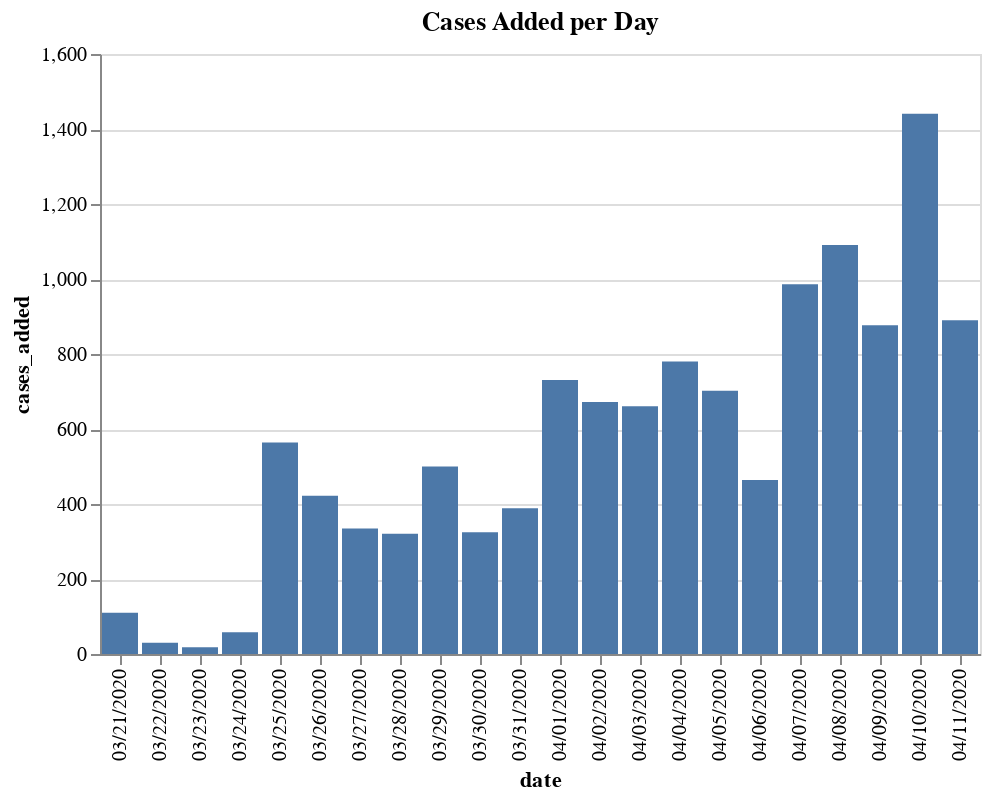

Write notebook code for a chart like this one.
### Code cell
deltas = []
prevdate = min_date
currdate = prevdate + dt.timedelta(days=1)
while currdate <= max_date:
    currdate_text = datestamp(currdate)
    prevdate_text = datestamp(prevdate)
    
    currdate_total = df_num_cases.loc[df_num_cases["date"] == currdate_text]["num_cases"].astype('int32').sum()
    prevdate_total = df_num_cases.loc[df_num_cases["date"] == prevdate_text]["num_cases"].astype('int32').sum()
    
    deltas.append({
        "date": currdate_text,
        "cases_added": currdate_total - prevdate_total
    })
    
    prevdate = currdate
    currdate = prevdate + dt.timedelta(days=1)

df_deltas = pd.DataFrame(deltas)
display(df_deltas)

import altair as alt
alt.Chart(df_deltas, title="Cases Added per Day").mark_bar().encode(
    x=alt.X('date', bin=False),
    y='cases_added'
)

### Figure 1 — Vega-Lite specification as saved in the notebook (floating-point values rounded to 4 significant figures)
{"config": {"view": {"continuousWidth": 400, "continuousHeight": 300}}, "data": {"name": "data-8389f13c02cb40a8e919bb320f3426a4"}, "mark": "bar", "encoding": {"x": {"type": "nominal", "bin": false, "field": "date"}, "y": {"type": "quantitative", "field": "cases_added"}}, "title": "Cases Added per Day", "$schema": "https://vega.github.io/schema/vega-lite/v4.0.2.json", "datasets": {"data-8389f13c02cb40a8e919bb320f3426a4": [{"date": "03/21/2020", "cases_added": 110}, {"date": "03/22/2020", "cases_added": 30}, {"date": "03/23/2020", "cases_added": 18}, {"date": "03/24/2020", "cases_added": 58}, {"date": "03/25/2020", "cases_added": 564}, {"date": "03/26/2020", "cases_added": 422}, {"date": "03/27/2020", "cases_added": 335}, {"date": "03/28/2020", "cases_added": 321}, {"date": "03/29/2020", "cases_added": 500}, {"date": "03/30/2020", "cases_added": 325}, {"date": "03/31/2020", "cases_added": 389}, {"date": "04/01/2020", "cases_added": 731}, {"date": "04/02/2020", "cases_added": 672}, {"date": "04/03/2020", "cases_added": 661}, {"date": "04/04/2020", "cases_added": 780}, {"date": "04/05/2020", "cases_added": 702}, {"date": "04/06/2020", "cases_added": 464}, {"date": "04/07/2020", "cases_added": 986}, {"date": "04/08/2020", "cases_added": 1091}, {"date": "04/09/2020", "cases_added": 877}, {"date": "04/10/2020", "cases_added": 1441}, {"date": "04/11/2020", "cases_added": 890}]}}
